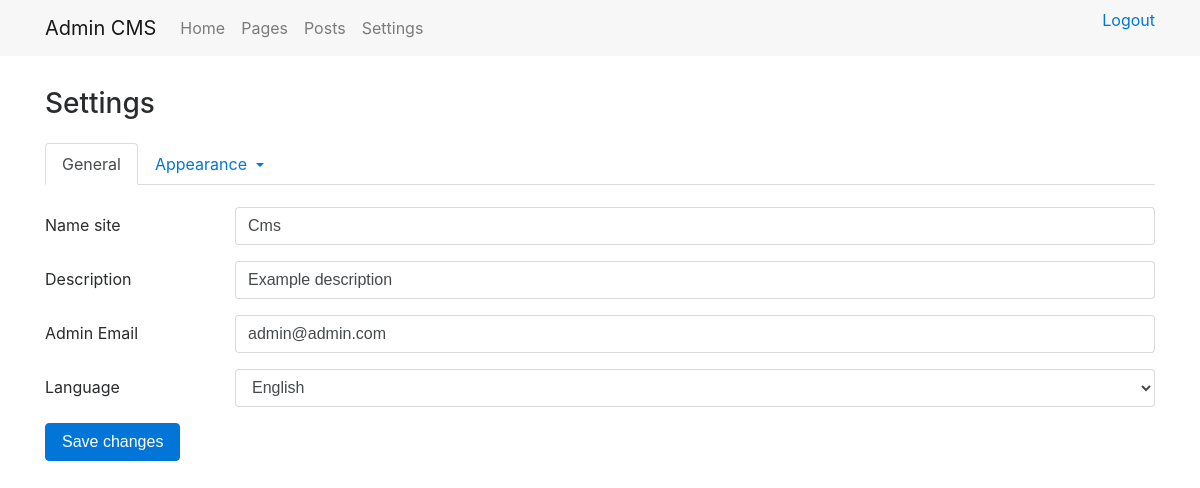
Before: /admin/settings/general/ (signed in) with the older database file.
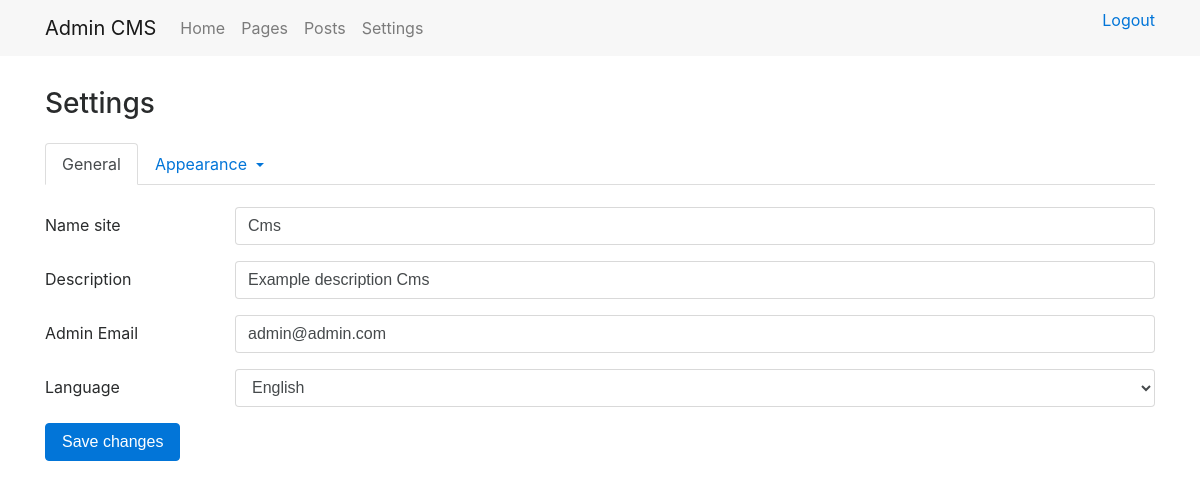
After: the same page with the newer database file.
### tables this page shows
CREATE TABLE `setting` (
  `id` int(11) NOT NULL,
  `name` varchar(255) NOT NULL,
  `key_field` varchar(100) NOT NULL,
  `value` varchar(255) NOT NULL
);

### engine/Core/Template/View.php (called while the page is built, shortened)
<?php
class View
{
    public $di;
    public function __construct(DI $di)
    {
        $this->di    = $di;
    }
    public function render($template, $data = [])
    {
        $templatePath = $this->getTemplatePath($template, ENV);
        $data['lang'] = $this->di->get('language');
        extract($data);
        try {
            require($templatePath);
        } catch (\Exception $e){
            ob_end_clean();
            throw $e;
        }
    }
    private function getTemplatePath($template, $env = null)
    {
        return path('view') . '/' . $template . '.php';
    }
}

### admin/Controller/SettingController.php (called while the page is built, shortened)
<?php
class SettingController extends AdminController
{
    public function general()
    {
        $this->data['settings']  = $this->model->setting->getSettings();
        $this->data['languages'] = languages();
        $this->view->render('setting/general', $this->data);
    }
}

### engine/Cms.php (called while the page is built, shortened)
<?php
class Cms
{
    private $di;
    public $router;
    public function __construct($di)
    {
        $this->di = $di;
        $this->router = $this->di->get('router');
    }
    public function run()
    {
        try {
            $routerDispatch = $this->router->dispatch(Common::getMethod(), Common::getPathUrl());
            list($class, $action) = explode(':', $routerDispatch->getController(), 2);
            $parameters = $routerDispatch->getParameters();
            call_user_func_array([new $controller($this->di), $action], $parameters);
        }catch (\Exception $e){
            echo $e->getMessage();
            exit;
        }
    }
}

### engine/bootstrap.php (called while the page is built, shortened)
<?php
require_once __DIR__ . '/Function.php';
try{
    $di = new DI();
    $di->set('model', []);
    $cms = new Cms($di);
    $cms->run();
}catch (\ErrorException $e) {
    echo $e->getMessage();
}

### admin/index.php (called while the page is built, shortened)
<?php
require_once '../engine/bootstrap.php';

### engine/Core/Database/Connection.php (called while the page is built, shortened)
<?php
class Connection
{
    private $link;
    private function connect()
    {
        $config = Config::group('database');
        $dsn = 'mysql:host='.$config['host'].';dbname='.$config['db_name'].';charset='.$config['charset'];
        $this->link = new PDO($dsn, $config['username'], $config['password']);
        return $this;
    }
    public function query($sql, $values = [], $statement = PDO::FETCH_OBJ)
    {
        $sth = $this->link->prepare($sql);
        $sth->execute($values);
        $result = $sth->fetchAll($statement);
        return $result;
    }
}

### engine/Core/Config/Repository.php (called while the page is built, shortened)
<?php
class Repository
{
    protected static $stored = [];
    public static function store($group, $key, $data)
    {
        if (!isset(static::$stored[$group]) || !is_array(static::$stored[$group])) {
            static::$stored[$group] = [];
        }
        static::$stored[$group][$key] = $data;
    }
    public static function retrieveGroup($group)
    {
        return isset(static::$stored[$group]) ? static::$stored[$group] : false;
    }
}

### engine/Function.php (called while the page is built, shortened)
<?php
function path($section)
{
    $pathMask = ROOT_DIR . DS . '%s';
    switch (strtolower($section))
    {
        case 'config':
            return sprintf($pathMask, 'Config');
        case 'view':
            return sprintf($pathMask, 'View');
        case 'language':
            return sprintf($pathMask, 'Language');
    }
}

### engine/Core/Config/Config.php (called while the page is built, shortened)
<?php
class Config
{
    public static function group($group)
    {
        return Repository::retrieveGroup($group);
    }
    public static function file($group = 'main')
    {
        $path = path('config') . DS . $group . '.php';
        if (file_exists($path)) {
            $items = include $path;
            if (is_array($items)) {
                return true;
            }
        }
        return false;
    }
}

### admin/Config/database.php (called while the page is built)
<?php
return [
	'host'     => 'localhost',
	'db_name'  => 'cms',
	'username' => 'root',
	'password' => '',
	'charset'  => 'utf8',
];

### admin/Model/Setting/SettingRepository.php (called while the page is built, shortened)
<?php
class SettingRepository extends Model
{
    public function getSettings()
    {
        $sql = $this->queryBuilder->select()
            ->from('setting')
            ->orderBy('id', 'ASC')
            ->sql();
        return $this->db->query($sql);
    }
}

### engine/Controller.php (called while the page is built, shortened)
<?php
abstract class Controller
{
    protected $di;
    public function __construct(DI $di)
    {
        $this->di      = $di;
    }
    public function __get($key)
    {
        return $this->di->get($key);
    }
}

### engine/DI/DI.php (called while the page is built, shortened)
<?php
class DI
{
    private $container = [];
    public function set($key, $value)
    {
        $this->container[$key] = $value;
        return $this;
    }
    public function get($key)
    {
        return $this->has($key);
    }
    public function has($key)
    {
        return isset($this->container[$key]) ? $this->container[$key] : null;
    }
}

### engine/Model.php (called while the page is built, shortened)
<?php
abstract class Model
{
    public function __construct(DI $di)
    {
        $this->di      = $di;
        $this->db      = $this->di->get('db');
        $this->queryBuilder = new QueryBuilder();
    }
}

### engine/Core/Database/QueryBuilder.php (called while the page is built, shortened)
<?php
class QueryBuilder
{
    protected $sql = [];
    public function select($fields = '*')
    {
        $this->sql['select'] = "SELECT {$fields} ";
        return $this;
    }
    public function from($table)
    {
        $this->sql['from'] = "FROM {$table} ";
        return $this;
    }
    public function orderBy($field, $order)
    {
        $this->sql['order_by'] = "ORDER BY {$field} {$order}";
        return $this;
    }
    public function sql()
    {
        $sql = '';
        if(!empty($this->sql)) {
            foreach ($this->sql as $key => $value) {
                if ($key == 'where') {
                    $sql .= ' WHERE ';
                    foreach ($value as $where) {
                        $sql .= $where;
                        if (count($value) > 1 and next($value)) {
                            $sql .= ' AND ';
                        }
                    }
                } else {
                    $sql .= $value;
                }
            }
        }
        return $sql;
    }
    public function reset()
    {
        $this->sql    = [];
    }
}

### admin/View/setting/general.php (the view, shortened to what the changed rows need)
<main>
    <div class="container">
        <div class="row">
            <div class="col">
                <form id="settingForm">
                    <?php foreach($settings as $setting):?>
                        <?php if($setting->key_field == 'language'): ?>
                            <div class="form-group row">
                                <label for="formLangSite" class="col-2 col-form-label">
                                    <?= $setting->name ?>
                                </label>
                                <div class="col-10">
                                    <select class="form-control" name="<?= $setting->key_field ?>" id="formLangSite">
                                        <?php foreach($languages as $language): ?>
                                            <option value="<?= $language->info->key ?>">
                                                <?= $language->info->title ?>
                                            </option>
                                        <?php endforeach; ?>
                                    </select>
                                </div>
                            </div>
                        <?php else: ?>
                            <div class="form-group row">
                                <label for="formNameSite" class="col-2 col-form-label">
                                    <?= $setting->name ?>
                                </label>
                                <div class="col-10">
                                    <input class="form-control" type="text" name="<?= $setting->key_field ?>" value="<?= $setting->value ?>" id="formNameSite">
                                </div>
                            </div>
                        <?php endif; ?>
                    <?php endforeach; ?>
                </form>
            </div>
        </div>
    </div>
</main>

Changed rows visible on the page:
changed setting "Description": description "Example description" → "Example description Cms"
